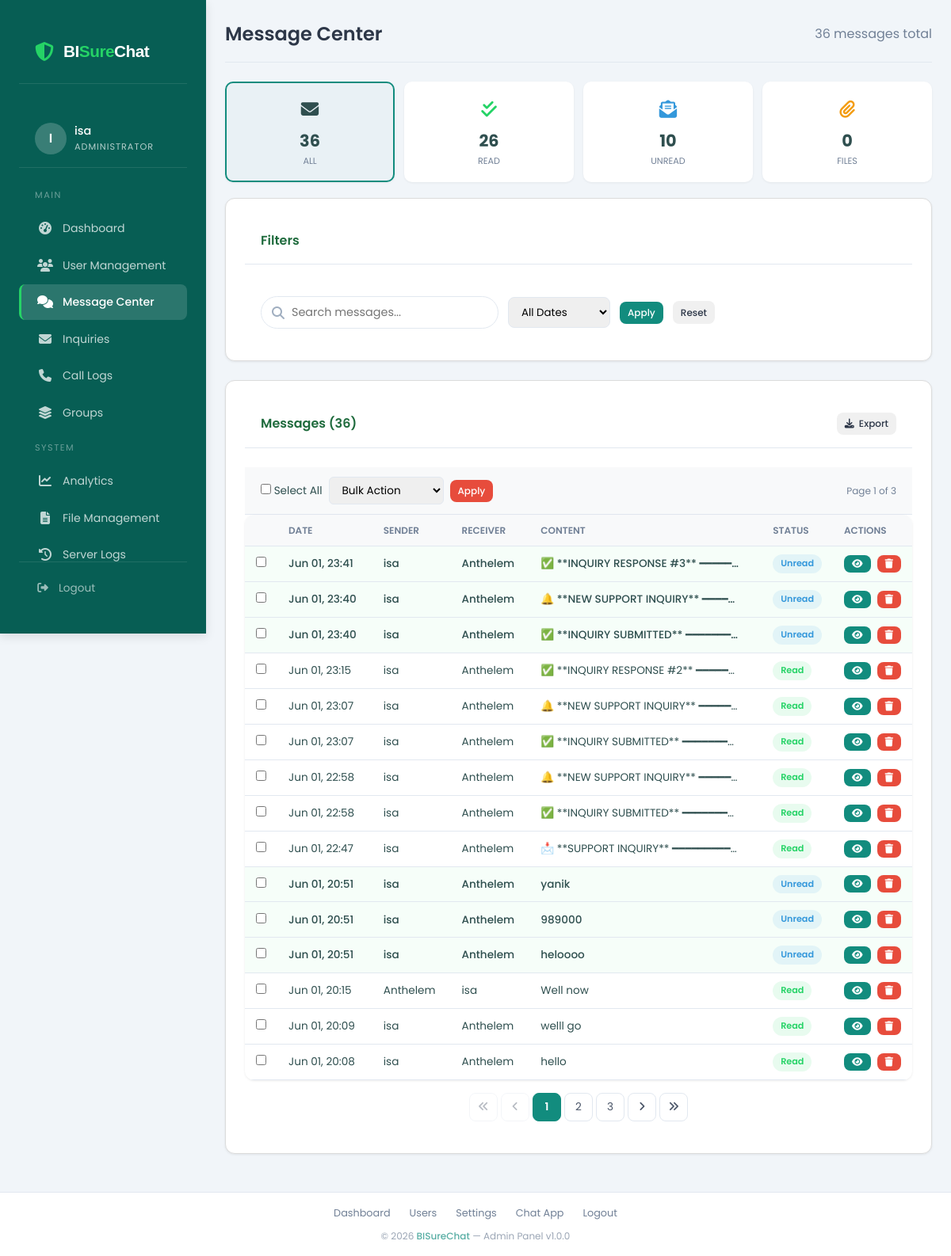
The page /admin/pages/messages.php (signed in) on the database its author committed.
### tables this page shows
CREATE TABLE `messages` (
  `id` bigint(20) UNSIGNED NOT NULL,
  `conversation_id` bigint(20) UNSIGNED NOT NULL,
  `sender_id` bigint(20) UNSIGNED NOT NULL,
  `message_type` enum('text','image','video','file','voice') DEFAULT 'text',
  `message_text` longtext DEFAULT NULL,
  `reply_to_id` bigint(20) UNSIGNED DEFAULT NULL,
  `attachment_path` varchar(255) DEFAULT NULL,
  `is_edited` tinyint(1) DEFAULT 0,
  `is_deleted` tinyint(1) DEFAULT 0,
  `created_at` timestamp NOT NULL DEFAULT current_timestamp(),
  `updated_at` timestamp NULL DEFAULT NULL
);

CREATE TABLE `users` (
  `id` bigint(20) UNSIGNED NOT NULL,
  `uuid` char(36) NOT NULL,
  `fullname` varchar(150) NOT NULL,
  `username` varchar(50) NOT NULL,
  `email` varchar(255) NOT NULL,
  `phone` varchar(30) DEFAULT NULL,
  `password_hash` varchar(255) NOT NULL,
  `profile_photo` varchar(255) DEFAULT NULL,
  `bio` varchar(255) DEFAULT NULL,
  `status_message` varchar(255) DEFAULT 'Available',
  `role` enum('normal','admin') NOT NULL DEFAULT 'normal',
  `is_verified` tinyint(1) DEFAULT 0,
  `is_online` tinyint(1) DEFAULT 0,
  `last_seen` datetime DEFAULT NULL,
  `created_at` timestamp NOT NULL DEFAULT current_timestamp(),
  `updated_at` timestamp NOT NULL DEFAULT current_timestamp() ON UPDATE current_timestamp()
);

### admin/pages/messages.php (the view, shortened to what this page needs)
<?php
require_once __DIR__ . '/../../config/db.php';
$page = filter_input(
    INPUT_GET,
    'page',
    FILTER_VALIDATE_INT,
    [
        'options' => [
            'default' => 1,
            'min_range' => 1
        ]
    ]
);
$perPage = 15;
$offset  = ($page - 1) * $perPage;
$search = trim(
    filter_input(
        INPUT_GET,
        'search',
        FILTER_SANITIZE_SPECIAL_CHARS
    ) ?? ''
);
$whereConditions = [
    "m.is_deleted = 0"
];
$params = [];
$types  = '';
$whereSQL =
    implode(
        ' AND ',
        $whereConditions
    );
$countQuery = "
SELECT COUNT(DISTINCT m.id) AS total
FROM messages m
LEFT JOIN users u1
ON m.sender_id = u1.id
LEFT JOIN conversation_participants cp
ON m.conversation_id = cp.conversation_id
AND cp.user_id != m.sender_id
LEFT JOIN users u2
ON cp.user_id = u2.id
WHERE $whereSQL
";
$countStmt =
    $conn->prepare($countQuery);
$countStmt->execute();
$totalRows =
    (int)
    $countStmt
    ->get_result()
    ->fetch_assoc()['total'];
$totalPages =
    max(
        1,
        (int) ceil(
            $totalRows / $perPage
        )
    );
$query = "
SELECT
m.id,
m.message_type,
m.message_text,
m.attachment_path,
m.is_edited,
m.created_at,
m.updated_at,
u1.fullname AS sender_name,
u1.username AS sender_username,
u2.fullname AS receiver_name,
u2.username AS receiver_username,
CASE
WHEN mr.message_id IS NOT NULL
THEN 1
ELSE 0
END AS is_read
FROM messages m
LEFT JOIN users u1
ON m.sender_id=u1.id
LEFT JOIN conversation_participants cp
ON m.conversation_id=cp.conversation_id
AND cp.user_id!=m.sender_id
LEFT JOIN users u2
ON cp.user_id=u2.id
LEFT JOIN message_reads mr
ON m.id=mr.message_id
WHERE $whereSQL
GROUP BY m.id
ORDER BY m.created_at DESC
LIMIT ? OFFSET ?
";
$params[] = $perPage;
$params[] = $offset;
$types .= 'ii';
$stmt = $conn->prepare($query);
$stmt->bind_param(
    $types,
    ...$params
);
$stmt->execute();
$result =
    $stmt->get_result();
$statusCounts =
$conn->query("
SELECT
SUM(CASE WHEN mr.message_id IS NOT NULL THEN 1 ELSE 0 END) AS read_count,
SUM(CASE WHEN mr.message_id IS NULL THEN 1 ELSE 0 END) AS unread_count
FROM messages m
LEFT JOIN message_reads mr
ON m.id = mr.message_id
WHERE m.is_deleted = 0
")->fetch_assoc();
$typeCounts =
$conn->query("
SELECT
SUM(CASE WHEN message_type='text' THEN 1 ELSE 0 END) AS text_count,
SUM(CASE WHEN message_type IN ('image','video','voice','file') THEN 1 ELSE 0 END) AS file_count
FROM messages
WHERE is_deleted = 0
")->fetch_assoc();
$totalMessages =
(int)$statusCounts['read_count']
+
(int)$statusCounts['unread_count'];
function buildQueryString(
    array $updates = []
): string {
    $params = $_GET;
    foreach (
        $updates as $key => $value
    ) {
        if ($value === null) {
            unset($params[$key]);
        } else {
            $params[$key] = $value;
        }
    }
    return http_build_query(
        $params
    );
}
function paginationUrl(
    int $page
): string {
    $params = $_GET;
    $params['page'] = $page;
    return '?'
        . http_build_query(
            $params
        );
}
?>
<!DOCTYPE html>
<html lang="en">
<head>
    <link rel="stylesheet" href="https://cdnjs.cloudflare.com/ajax/libs/font-awesome/6.4.0/css/all.min.css">
    <link rel="stylesheet" href="../css/main.css">
</head>
<body>
    <?php include __DIR__ . '/../includes/sidebar.php'; ?>
    <div class="main-content">
        <div class="page-header">
            <h1 class="page-title">Message Center</h1>
            <span style="color:#718096;"><?= $totalMessages ?> messages total</span>
        </div>
        <div class="stats-mini">
            <a href="?<?= buildQueryString(['status' => null]) ?>" class="stat-mini <?= !isset($_GET['status']) ? 'active' : '' ?>">
                <div class="si"><i class="fas fa-envelope"></i></div><div class="sn"><?= $totalMessages ?></div><div class="sl">All</div>
            </a>
            <a href="?<?= buildQueryString(['status' => 'read']) ?>" class="stat-mini <?= ($_GET['status'] ?? '') === 'read' ? 'active' : '' ?>">
                <div class="si" style="color:#25D366;"><i class="fas fa-check-double"></i></div><div class="sn"><?= $statusCounts['read_count'] ?></div><div class="sl">Read</div>
            </a>
            <a href="?<?= buildQueryString(['status' => 'unread']) ?>" class="stat-mini <?= ($_GET['status'] ?? '') === 'unread' ? 'active' : '' ?>">
                <div class="si" style="color:#3498DB;"><i class="fas fa-envelope-open-text"></i></div><div class="sn"><?= $statusCounts['unread_count'] ?></div><div class="sl">Unread</div>
            </a>
            <a href="?<?= buildQueryString(['type' => 'file']) ?>" class="stat-mini <?= ($_GET['type'] ?? '') === 'file' ? 'active' : '' ?>">
                <div class="si" style="color:#F39C12;"><i class="fas fa-paperclip"></i></div><div class="sn"><?= $typeCounts['file_count'] ?></div><div class="sl">Files</div>
            </a>
        </div>
        <div class="card">
            <div class="card-header"><h2 class="card-title">Filters</h2></div>
            <div style="padding:1rem 1.25rem;">
                <form method="GET" class="filter-bar">
                    <div class="search-box">
                        <i class="fas fa-search"></i>
                        <input type="text" name="search" placeholder="Search messages..." value="<?= htmlspecialchars($search) ?>">
                    </div>
                    <select name="date" style="padding:8px 12px;border:1px solid #E2E8F0;border-radius:8px;font-family:'Poppins',sans-serif;" onchange="this.form.submit()">
                        <option value="">All Dates</option>
                    </select>
                    <button type="submit" class="btn btn-primary btn-sm">Apply</button>
                    <a href="messages" class="btn btn-secondary btn-sm">Reset</a>
                </form>
            </div>
        </div>
        <div class="card">
            <div class="card-header">
                <h2 class="card-title">Messages (<?= $totalRows ?>)</h2>
                <button class="btn btn-secondary btn-sm" onclick="exportTable()"><i class="fas fa-download"></i> Export</button>
            </div>
            <form method="POST">
                <?php if ($result->num_rows > 0): ?>
                    <div class="bulk-actions">
                        <label style="cursor:pointer;font-size:0.85rem;"><input type="checkbox" id="selectAll" onchange="toggleSelectAll()"> Select All</label>
                        <select name="bulk_action">
                            <option value="">Bulk Action</option>
                        </select>
                        <button type="submit" class="btn btn-danger btn-sm" onclick="return confirmBulk()">Apply</button>
                        <span style="font-size:0.75rem;color:#718096;margin-left:auto;">Page <?= $page ?> of <?= $totalPages ?></span>
                    </div>
                    <div class="table-responsive">
                        <table>
                            <thead>
                                <tr><th width="30"></th><th>Date</th><th>Sender</th><th>Receiver</th><th>Content</th><th width="80">Status</th><th width="90">Actions</th></tr>
                            </thead>
                            <tbody>
                                <?php while ($msg = $result->fetch_assoc()): ?>
                                    <tr class="<?= $msg['is_read'] == 0 ? 'unread' : '' ?>">
                                        <td><input type="checkbox" name="selected_messages[]" value="<?= $msg['id'] ?>"></td>
                                        <td style="white-space:nowrap;"><?= date('M d, H:i', strtotime($msg['created_at'])) ?></td>
                                        <td><span class="truncate" style="max-width:120px;" title="<?= htmlspecialchars($msg['sender_name'] ?? $msg['sender_username'] ?? 'Unknown') ?>"><?= htmlspecialchars($msg['sender_name'] ?? $msg['sender_username'] ?? 'Unknown') ?></span></td>
                                        <td><span class="truncate" style="max-width:120px;" title="<?= htmlspecialchars($msg['receiver_name'] ?? $msg['receiver_username'] ?? 'Unknown') ?>"><?= htmlspecialchars($msg['receiver_name'] ?? $msg['receiver_username'] ?? 'Unknown') ?></span></td>
                                        <td>
                                            <?php if ($msg['message_type'] !== 'text' && !empty($msg['attachment_path'])): ?>
                                                <span class="badge badge-warning"><i class="fas fa-paperclip"></i> <?= ucfirst($msg['message_type']) ?></span>
                                            <?php else: ?>
                                                <span class="truncate" style="max-width:250px;"><?= htmlspecialchars(substr($msg['message_text'] ?? '', 0, 80)) ?></span>
                                            <?php endif; ?>
                                        </td>
                                        <td><?= $msg['is_read'] ? '<span class="badge badge-success">Read</span>' : '<span class="badge badge-info">Unread</span>' ?></td>
                                        <td>
                                            <div class="flex gap-2">
                                                <button type="button" class="btn btn-primary btn-sm" onclick="viewMessage(<?= $msg['id'] ?>)"><i class="fas fa-eye"></i></button>
                                                <button type="button" class="btn btn-danger btn-sm" onclick="openDeleteModal(<?= $msg['id'] ?>)"><i class="fas fa-trash"></i></button>
                                            </div>
                                        </td>
                                    </tr>
                                <?php endwhile; ?>
                            </tbody>
                        </table>
                    </div>
                    <?php if ($totalPages > 1): ?>
                    <div class="pagination">
                        <a href="<?= paginationUrl(1) ?>" class="<?= $page <= 1 ? 'disabled' : '' ?>"><i class="fas fa-angle-double-left"></i></a>
                        <a href="<?= paginationUrl($page - 1) ?>" class="<?= $page <= 1 ? 'disabled' : '' ?>"><i class="fas fa-angle-left"></i></a>
                        <?php
                        $start = max(1, $page - 2);
                        $end = min($totalPages, $page + 2);
                        for ($i = $start; $i <= $end; $i++): ?>
                            <a href="<?= paginationUrl($i) ?>" class="<?= $i === $page ? 'active' : '' ?>"><?= $i ?></a>
                        <?php endfor;
                        ?>
                        <a href="<?= paginationUrl($page + 1) ?>" class="<?= $page >= $totalPages ? 'disabled' : '' ?>"><i class="fas fa-angle-right"></i></a>
                        <a href="<?= paginationUrl($totalPages) ?>" class="<?= $page >= $totalPages ? 'disabled' : '' ?>"><i class="fas fa-angle-double-right"></i></a>
                    </div>
                    <?php endif; ?>
                <?php else: ?>
                    <div class="empty-state"><i class="fas fa-comment-slash"></i><h3>No messages found</h3><p>Try adjusting your search or filters</p></div>
                <?php endif; ?>
            </form>
        </div>
    </div>
    <?php include __DIR__ . '/../includes/footer.php'; ?>
</body>
</html>

### admin/css/main.css (style rules this page uses)
:root { --primary: #2E8B57; --primary-dark: #1F6B3D; --primary-light: #3CB371; --secondary: #4682B4; --secondary-dark: #36648B; --secondary-light: #5F9EA0; --accent: #9370DB; --success: #4ADE80; --danger: #FF4500; --warning: #FFA500; --info: #00BFFF; --light: #F5F5F5; --dark: #1E293B; --text-light: #FFFFFF; --text-dark: #2F4F4F; --text-muted: #708090; --border: #DCDCDC; --shadow-sm: 0 1px 3px rgba(0, 0, 0, 0.08); --shadow-md: 0 4px 12px rgba(0, 0, 0, 0.1); --shadow-lg: 0 8px 24px rgba(0, 0, 0, 0.12); --transition: all 0.3s cubic-bezier(0.4, 0, 0.2, 1); --radius-sm: 8px; --radius-md: 12px; --radius-lg: 16px; --radius-full: 9999px; }
* { margin: 0; padding: 0; box-sizing: border-box; }
body { font-family: 'Poppins', -apple-system, BlinkMacSystemFont, sans-serif; background-color: #f1f5f9; color: var(--text-dark); line-height: 1.6; }
.main-content { padding: 2rem; overflow-x: hidden; }
.card { background-color: var(--light); border-radius: var(--radius-md); box-shadow: var(--shadow-sm); padding: 1.5rem; margin-bottom: 1.5rem; transition: var(--transition); border: 1px solid var(--border); }
.card-header { display: flex; justify-content: space-between; align-items: center; margin-bottom: 1.5rem; padding-bottom: 1rem; border-bottom: 1px solid var(--border); }
.card-title { font-size: 1.25rem; font-weight: 600; color: var(--primary-dark); }
.table-responsive { overflow-x: auto; border-radius: var(--radius-md); box-shadow: var(--shadow-sm); background: white; }
.btn { display: inline-flex; align-items: center; justify-content: center; gap: 0.5rem; padding: 0.75rem 1.5rem; font-family: inherit; font-size: 0.9rem; font-weight: 500; border: none; border-radius: var(--radius-sm); cursor: pointer; transition: var(--transition); }
.btn-sm { padding: 0.5rem 1rem; font-size: 0.8rem; }
.btn-primary { background-color: var(--primary); color: var(--text-light); }
.btn-secondary { background-color: var(--secondary); color: var(--text-light); }
.btn-danger { background-color: var(--danger); color: var(--text-light); }
.badge { display: inline-block; padding: 0.35rem 0.75rem; font-size: 0.75rem; font-weight: 600; border-radius: var(--radius-full); }
.badge-success { background-color: rgba(74, 222, 128, 0.1); color: var(--success); }
.flex { display: flex; }
.gap-2 { gap: 0.5rem; }

### admin/includes/sidebar.php (style rules this page uses)
:root { --sidebar-bg: #075E54; --sidebar-text: #ffffff; --sidebar-hover: rgba(255, 255, 255, 0.1); --sidebar-active: rgba(255, 255, 255, 0.15); --secondary: #25D366; --danger: #E74C3C; }

### rows shown on the page
messages: created_at "Jun 01, 23:41", sender.fullname "isa", receiver_name "Anthelem", message_text "✅ **INQUIRY RESPONSE #3** ━━━━━…", shows "Unread"
messages: created_at "Jun 01, 23:40", sender.fullname "isa", receiver_name "Anthelem", message_text "🔔 **NEW SUPPORT INQUIRY** ━━━━…", shows "Unread"
messages: created_at "Jun 01, 23:40", sender.fullname "isa", receiver_name "Anthelem", message_text "✅ **INQUIRY SUBMITTED** ━━━━━━━…", shows "Unread"
messages: created_at "Jun 01, 23:15", sender.fullname "isa", receiver_name "Anthelem", message_text "✅ **INQUIRY RESPONSE #2** ━━━━━…", shows "Read"
messages: created_at "Jun 01, 23:07", sender.fullname "isa", receiver_name "Anthelem", message_text "🔔 **NEW SUPPORT INQUIRY** ━━━━━…", shows "Read"
messages: created_at "Jun 01, 23:07", sender.fullname "isa", receiver_name "Anthelem", message_text "✅ **INQUIRY SUBMITTED** ━━━━━━━…", shows "Read"
messages: created_at "Jun 01, 22:58", sender.fullname "isa", receiver_name "Anthelem", message_text "🔔 **NEW SUPPORT INQUIRY** ━━━━━…", shows "Read"
messages: created_at "Jun 01, 22:58", sender.fullname "isa", receiver_name "Anthelem", message_text "✅ **INQUIRY SUBMITTED** ━━━━━━━…", shows "Read"
messages: created_at "Jun 01, 22:47", sender.fullname "isa", receiver_name "Anthelem", message_text "📩 **SUPPORT INQUIRY** ━━━━━━━━━…", shows "Read"
messages: created_at "Jun 01, 20:51", sender.fullname "isa", receiver_name "Anthelem", message_text "yanik", shows "Unread"
messages: created_at "Jun 01, 20:51", sender.fullname "isa", receiver_name "Anthelem", message_text "989000", shows "Unread"
messages: created_at "Jun 01, 20:51", sender.fullname "isa", receiver_name "Anthelem", message_text "heloooo", shows "Unread"
messages: created_at "Jun 01, 20:15", sender.fullname "Anthelem", receiver_name "isa", message_text "Well now", shows "Read"
messages: created_at "Jun 01, 20:09", sender.fullname "isa", receiver_name "Anthelem", message_text "welll go", shows "Read"
messages: created_at "Jun 01, 20:08", sender.fullname "isa", receiver_name "Anthelem", message_text "hello", shows "Read"

### other values the page prints
$admin_avatar "I"
$admin_name "isa"
$totalMessages "36"
$statusCounts['read_count'] "26"
$statusCounts['unread_count'] "10"
$typeCounts['file_count'] "0"
$totalRows "36"
$page "1"
$totalPages "3"
